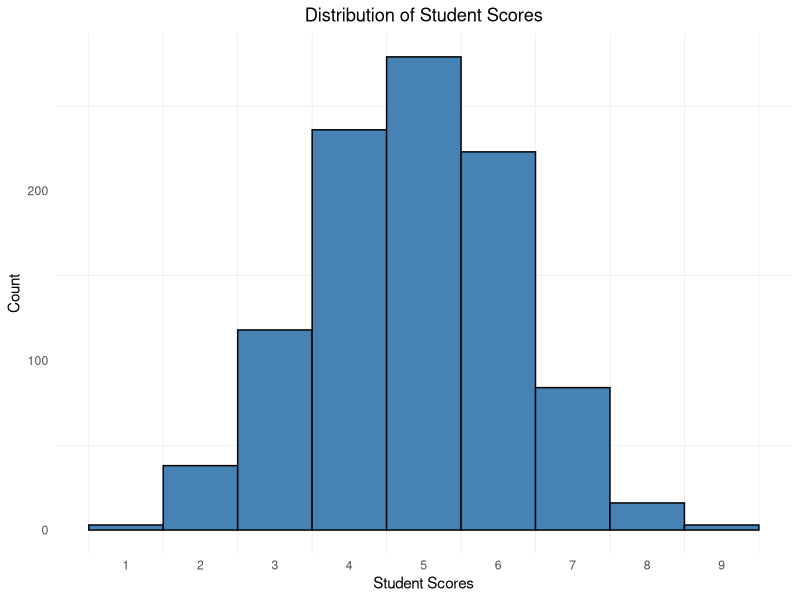
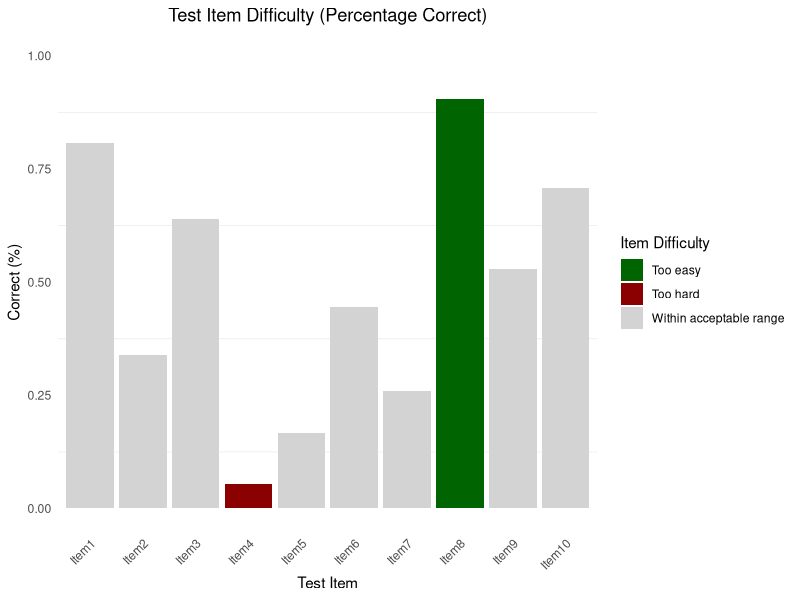

The R script that drew these images, in order:
## ---- chunk 1
set.seed(1) # For reproducibility

# Specify parameters
n_students <- 1000
n_items <- 10
lower_prob <- 0.05
upper_prob <- 0.9

# Create student IDs as strings
student_ids <- sprintf("S%04d", 1:n_students)  # S0001, S0002, etc

# Generate binary responses (0/1), assume items vary in difficulty
prob_correct <- sample(seq(lower_prob, upper_prob, length.out = n_items)) # probability a student gets an item right

item_responses <- sapply(prob_correct, function(p) rbinom(n_students, size = 1, prob = p))

# Combine into a data frame
student_df <- data.frame(
  student_id = student_ids,
  item_responses
)

# Name the test item columns
colnames(student_df)[-1] <- paste0("Item", 1:n_items)

## ---- chunk 2

packages <- c(
  "dplyr",
  "ggplot2",
  "tibble"
)

have <- packages %in% rownames(installed.packages())

if (any(!have)) {
  install.packages(packages[!have], dependencies = TRUE, ask = FALSE)
}

for (pkg in packages) {
  library(pkg, character.only = TRUE)
}

## ---- chunk 3

# Note: In reality we'd load the data, but for the purposes of this task we've already created fake test data that's stored in our environment.
# student_df <- read.csv("student_test_data.csv")  


# 1). Ensure that structure of the data is as expected
dim(student_df)     # Expecting 1000 rows and 11 columns
head(student_df)    # View first few rows
str(student_df)     # Confirm column data types


# 2). Separate student ID and item responses
student_id <- student_df[[1]]                     # first column: student IDs
item_responses <- student_df[, 2:11]              # 10 binary-scored items


# 3). Preliminary data checks
# Check for missing or invalid entries
colSums(is.na(item_responses))

# Ensure all responses are 0 or 1
table(unlist(item_responses))


# 4). Item-level descriptive statistics (e.g. mean, sd)
# Percent correct for each item, across all students
item_mean <- colMeans(item_responses)

# Same as above, but calculating standard deviation
item_sd <- apply(item_responses, 2, sd)


# 5). Test-level statistics
# e.g. mean, sd, min, max
student_scores <- rowSums(item_responses)

mean(student_scores)
sd(student_scores)
range(student_scores)

# Display student scores distribution
p1 <- ggplot(tibble(student_scores), aes(x = student_scores)) +
  geom_histogram(
    binwidth = 1,
    fill = "steelblue",
    color = "black"
  ) +
  labs(
    title = "Distribution of Student Scores",
    x = "Student Scores",
    y = "Count"
  ) +
  scale_x_continuous(
    breaks = seq(min(student_scores), max(student_scores), by = 1)
  ) +
  theme_minimal() +
  theme(
    plot.title = element_text(hjust = 0.5), # center the title
    panel.grid.major = element_blank()      # remove major gridlines
  )

plot(p1)


# 6). Identify which test items (if any) are too easy or difficult. Note, completely speculating what defines "easy" or "difficult" here
# Too easy (perc_correct < 0.1)
easy_items <- which(item_mean <= 0.1)

# Too difficult (perc_correct > 0.9)
hard_items <- which(item_mean >= 0.9)


# 7). Visualize how easy/difficult the test items were
# Create data frame for ggplot
item_df <- tibble(
  item = names(item_mean),
  difficulty = as.numeric(item_mean)
) %>%
  mutate(
    item = factor(item, levels = item), # preserve ordering
    bar_color = case_when(
      difficulty >= 0.9 ~ "Too easy",
      difficulty <= 0.1 ~ "Too hard",
      TRUE ~ "Within acceptable range"
    )
  )

# Define colors for the legend
color_map <- c("Too easy" = "darkgreen",
               "Too hard" = "darkred",
               "Within acceptable range" = "lightgray")

# Plot
p2 <- ggplot(item_df, aes(x = item, y = difficulty, fill = bar_color)) +
  geom_col() +
  scale_fill_manual(values = color_map, name = "Item Difficulty") +
  labs(
    title = "Test Item Difficulty (Percentage Correct)",
    x = "Test Item",
    y = "Correct (%)"
  ) +
  ylim(0, 1) +
  theme_minimal() +
  theme(
    plot.title = element_text(hjust = 0.5),             # center title
    axis.text.x = element_text(angle = 45, hjust = 1),  # rotate x-axis labels
    panel.grid.major = element_blank()                  # remove major gridlines
  )

plot(p2)


